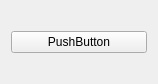
<?xml version="1.0" encoding="UTF-8"?>
<ui version="4.0">
 <class>DestinationButton</class>
 <widget class="QWidget" name="DestinationButton">
  <property name="geometry">
   <rect>
    <x>0</x>
    <y>0</y>
    <width>158</width>
    <height>84</height>
   </rect>
  </property>
  <property name="windowTitle">
   <string>Form</string>
  </property>
  <layout class="QVBoxLayout" name="verticalLayout">
   <item>
    <widget class="QPushButton" name="pushButton">
     <property name="text">
      <string>PushButton</string>
     </property>
    </widget>
   </item>
  </layout>
 </widget>
 <resources/>
 <connections/>
</ui>
